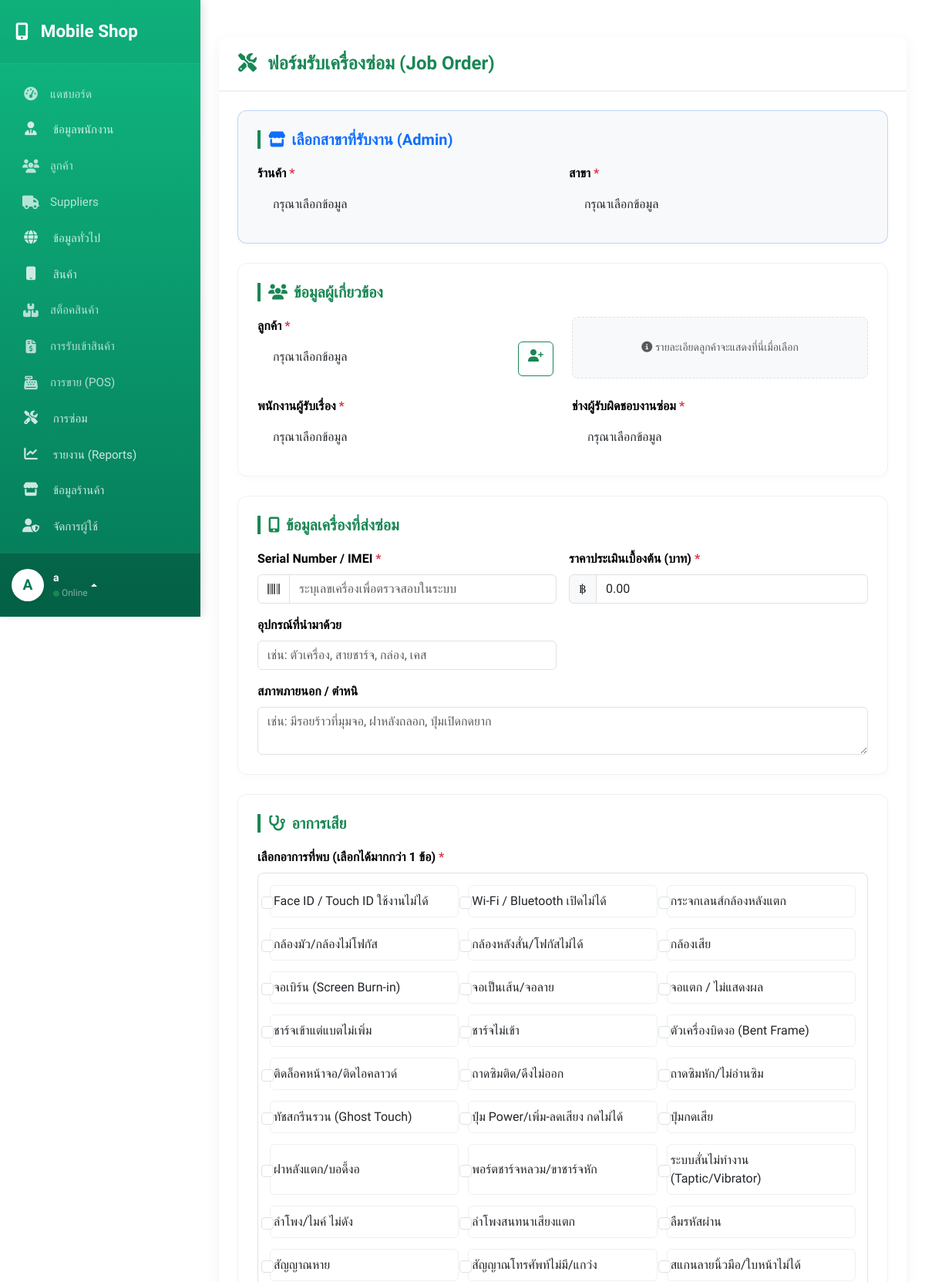
Screenshot of /repair/add_repair.php (signed in, upper part) with the database file from the repository.
### tables this page shows
CREATE TABLE `symptoms` (
  `symptom_id` int(11) NOT NULL,
  `symptom_name` varchar(100) NOT NULL,
  `symptom_desc` text DEFAULT NULL,
  `is_active` tinyint(1) NOT NULL DEFAULT 1,
  `shop_info_shop_id` int(3) NOT NULL DEFAULT 0,
  `create_at` datetime DEFAULT current_timestamp(),
  `update_at` datetime DEFAULT current_timestamp() ON UPDATE current_timestamp()
);

### config/functions.php (called while the page is built, shortened)
<?php
function hasPermission($conn, $user_id, $permission_name)
{
    $sql_user = "SELECT e.departments_dept_id, ur.roles_role_id
                 FROM employees e
                 JOIN user_roles ur ON e.users_user_id = ur.users_user_id
                 WHERE e.users_user_id = ?";
    $stmt = $conn->prepare($sql_user);
    $stmt->bind_param("i", $user_id);
    $stmt->execute();
    $res_user = $stmt->get_result();
    $user_data = $res_user->fetch_assoc();
    $dept_id = $user_data['departments_dept_id'];
    $role_id = $user_data['roles_role_id'];
    $sql_check_dept = "SELECT 1 FROM dept_permissions WHERE departments_dept_id = ? LIMIT 1";
    $stmt = $conn->prepare($sql_check_dept);
    $stmt->bind_param("i", $dept_id);
    $stmt->execute();
    $dept_has_rules = ($stmt->get_result()->num_rows > 0);
    if ($dept_has_rules) {
        $sql = "SELECT 1
                FROM dept_permissions dp
                JOIN permissions p ON dp.permissions_permission_id = p.permission_id
                WHERE dp.departments_dept_id = ?
                AND (p.permission_name = ? OR p.permission_name = 'all_access')
                LIMIT 1";
        $stmt = $conn->prepare($sql);
        $stmt->bind_param("is", $dept_id, $permission_name);
    }
    else {
        $sql = "SELECT 1
                FROM role_permissions rp
                JOIN permissions p ON rp.permissions_permission_id = p.permission_id
                WHERE rp.roles_role_id = ?
                AND (p.permission_name = ? OR p.permission_name = 'all_access')
                LIMIT 1";
        $stmt = $conn->prepare($sql);
        $stmt->bind_param("is", $role_id, $permission_name);
    }
    $stmt->execute();
    $result = $stmt->get_result();
    $has_perm = ($result->num_rows > 0);
    return $has_perm;
}
function checkPageAccess($conn, $permission_name)
{
    if (!hasPermission($conn, $_SESSION['user_id'], $permission_name)) {
        echo "<script>
            alert('คุณไม่มีสิทธิ์เข้าถึงหน้านี้ ($permission_name)');
            window.location.href = '../access_denied.php';
        </script>";
        exit;
    }
}
?>

### repair/add_repair.php (the view, shortened to what this page needs)
<?php
require '../config/config.php';
checkPageAccess($conn, 'add_repair');
$current_branch_id = $_SESSION['branch_id'] ?? 0;
$current_shop_id = $_SESSION['shop_id'] ?? 0;
$current_user_id = $_SESSION['user_id'] ?? 0;
$is_admin = false;
$chk_sql = "SELECT r.role_name FROM roles r
            JOIN user_roles ur ON r.role_id = ur.roles_role_id
            WHERE ur.users_user_id = ? AND r.role_name = 'Admin'";
if ($stmt = $conn->prepare($chk_sql)) {
    $stmt->bind_param("i", $current_user_id);
    $stmt->execute();
    if ($stmt->get_result()->num_rows > 0) $is_admin = true;
}
$symptoms_result = mysqli_query($conn, "SELECT symptom_id, symptom_name FROM symptoms ORDER BY symptom_name");
?>
<!DOCTYPE html>
<html lang="th">
<head>
    <link href="https://cdn.jsdelivr.net/npm/bootstrap@5.3.3/dist/css/bootstrap.min.css" rel="stylesheet">
    <link href="https://cdnjs.cloudflare.com/ajax/libs/font-awesome/6.5.1/css/all.min.css" rel="stylesheet">
    <link href="https://cdn.jsdelivr.net/npm/select2@4.1.0-rc.0/dist/css/select2.min.css" rel="stylesheet" />
    <link href="https://cdn.jsdelivr.net/npm/select2-bootstrap-5-theme@1.3.0/dist/select2-bootstrap-5-theme.min.css" rel="stylesheet" />
</head>
<body>
    <div class="d-flex" id="wrapper">
        <?php include '../global/sidebar.php'; ?>
        <div class="main-content w-100">
            <div class="container-fluid py-4">
                <div class="container py-4">
                    <div class="card">
                        <div class="card-header">
                            <h4 class="mb-0">
                                <i class="fas fa-tools me-2"></i> ฟอร์มรับเครื่องซ่อม (Job Order)
                            </h4>
                        </div>
                        <div class="card-body p-4">
                            <form method="POST" action="add_repair.php" id="repairForm" novalidate>
                                <?php if ($is_admin): ?>
                                    <div class="form-section bg-light border-primary border-opacity-25">
                                        <h5 class="text-primary"><i class="fas fa-store me-2"></i>เลือกสาขาที่รับงาน (Admin)</h5>
                                        <div class="row g-3">
                                            <div class="col-md-6">
                                                <label class="form-label fw-bold">ร้านค้า <span class="text-danger">*</span></label>
                                            </div>
                                            <div class="col-md-6">
                                                <label class="form-label fw-bold">สาขา <span class="text-danger">*</span></label>
                                            </div>
                                        </div>
                                    </div>
                                <?php else: ?>
                                    <input type="hidden" name="selected_shop_id" id="selected_shop_id" value="<?= $current_shop_id ?>">
                                    <input type="hidden" name="selected_branch_id" id="selected_branch_id" value="<?= $current_branch_id ?>">
                                <?php endif; ?>
                                <div class="form-section">
                                    <h5><i class="fas fa-users me-2"></i>ข้อมูลผู้เกี่ยวข้อง</h5>
                                    <div class="row g-4">
                                        <div class="col-md-6">
                                            <label for="customer_id" class="form-label fw-bold">ลูกค้า <span class="text-danger">*</span></label>
                                            <div class="d-flex gap-2">
                                                <div class="flex-grow-1">
                                                </div>
                                                <a href="../customer/add_customer.php?return_to=<?= urlencode($_SERVER['REQUEST_URI']) ?>" class="btn btn-outline-success" title="เพิ่มลูกค้าใหม่">
                                                    <i class="fas fa-user-plus"></i>
                                                </a>
                                            </div>
                                        </div>
                                        <div class="col-md-6">
                                            <div class="customer-info-box" id="customer_info_box">
                                                <p class="text-muted mb-0 small text-center"><i class="fas fa-info-circle me-1"></i>รายละเอียดลูกค้าจะแสดงที่นี่เมื่อเลือก</p>
                                            </div>
                                        </div>
                                        <div class="col-md-6">
                                            <label for="employee_id" class="form-label fw-bold">พนักงานผู้รับเรื่อง <span class="text-danger">*</span></label>
                                        </div>
                                        <div class="col-md-6">
                                            <label for="assigned_employee_id" class="form-label fw-bold">ช่างผู้รับผิดชอบงานซ่อม <span class="text-danger">*</span></label>
                                        </div>
                                    </div>
                                </div>
                                <div class="form-section">
                                    <h5><i class="fas fa-mobile-alt me-2"></i>ข้อมูลเครื่องที่ส่งซ่อม</h5>
                                    <div class="row g-3">
                                        <div class="col-md-6">
                                            <label for="serial_no" class="form-label fw-bold">Serial Number / IMEI <span class="text-danger">*</span></label>
                                            <div class="input-group">
                                                <span class="input-group-text bg-white"><i class="fas fa-barcode text-muted"></i></span>
                                                <input type="text" class="form-control" name="serial_no" id="serial_no" maxlength="50" required placeholder="ระบุเลขเครื่องเพื่อตรวจสอบในระบบ">
                                            </div>
                                        </div>
                                        <div class="col-md-6">
                                            <label for="estimated_cost" class="form-label fw-bold">ราคาประเมินเบื้องต้น (บาท) <span class="text-danger">*</span></label>
                                            <div class="input-group">
                                                <span class="input-group-text">฿</span>
                                                <input type="number" class="form-control" name="estimated_cost" id="estimated_cost" step="0.01" min="0" value="0.00" required>
                                            </div>
                                        </div>
                                        <div class="col-md-6">
                                            <label for="accessories_list" class="form-label fw-bold">อุปกรณ์ที่นำมาด้วย</label>
                                            <input type="text" class="form-control" name="accessories_list" id="accessories_list" maxlength="255" placeholder="เช่น: ตัวเครื่อง, สายชาร์จ, กล่อง, เคส">
                                        </div>
                                        <div class="col-md-12">
                                            <label for="device_description" class="form-label fw-bold">สภาพภายนอก / ตำหนิ</label>
                                            <textarea class="form-control" name="device_description" id="device_description" rows="2" maxlength="255" placeholder="เช่น: มีรอยร้าวที่มุมจอ, ฝาหลังถลอก, ปุ่มเปิดกดยาก"></textarea>
                                        </div>
                                    </div>
                                </div>
                                <div class="form-section">
                                    <h5><i class="fas fa-stethoscope me-2"></i>อาการเสีย</h5>
                                    <label class="form-label mb-2 fw-bold">เลือกอาการที่พบ (เลือกได้มากกว่า 1 ข้อ) <span class="text-danger">*</span></label>
                                    <div class="symptom-grid">
                                        <?php
                                        mysqli_data_seek($symptoms_result, 0);
                                        if (mysqli_num_rows($symptoms_result) > 0):
                                            while ($symp = mysqli_fetch_assoc($symptoms_result)):
                                        ?>
                                                <div class="form-check symptom-item">
                                                    <input class="form-check-input symptom-checkbox" type="checkbox" name="symptoms[]" value="<?= $symp['symptom_id'] ?>" id="symptom_<?= $symp['symptom_id'] ?>">
                                                    <label class="form-check-label w-100 stretched-link" for="symptom_<?= $symp['symptom_id'] ?>">
                                                        <?= htmlspecialchars($symp['symptom_name']) ?>
                                                    </label>
                                                </div>
                                            <?php
                                            endwhile;
                                        else:
                                            ?>
                                            <div class="text-danger p-3 text-center w-100">
                                                <i class="fas fa-exclamation-circle me-2"></i> ไม่พบข้อมูลอาการเสียในระบบ (กรุณาเพิ่มข้อมูลที่เมนูจัดการอาการเสีย)
                                            </div>
                                        <?php endif; ?>
                                    </div>
                                </div>
                            </form>
                        </div>
                    </div>
                </div>
            </div>
        </div>
    </div>
</body>
</html>

### global/sidebar.php (style rules this page uses)
:root { --sidebar-width: 260px; --sidebar-bg-gradient: linear-gradient(180deg, #10b981 0%, #047857 100%); --sidebar-text: #ffffff; --sidebar-text-muted: rgba(255, 255, 255, 0.7); --sidebar-hover-bg: rgba(255, 255, 255, 0.15); --sidebar-active-bg: #ffffff; --sidebar-active-text: #047857; }
#wrapper { display: flex; width: 100%; overflow-x: hidden; }
.main-content { width: 100%; margin-left: var(--sidebar-width); transition: margin 0.25s ease-out; }

### rows the page displays
symptoms: symptom_name "Face ID / Touch ID ใช้งานไม่ได้"
symptoms: symptom_name "Wi-Fi / Bluetooth เปิดไม่ได้"
symptoms: symptom_name "กระจกเลนส์กล้องหลังแตก"
symptoms: symptom_name "กล้องมัว/กล้องไม่โฟกัส"
symptoms: symptom_name "กล้องหลังสั่น/โฟกัสไม่ได้"
symptoms: symptom_name "กล้องเสีย"
symptoms: symptom_name "จอเบิร์น (Screen Burn-in)"
symptoms: symptom_name "จอเป็นเส้น/จอลาย"
symptoms: symptom_name "จอแตก / ไม่แสดงผล"
symptoms: symptom_name "ชาร์จเข้าแต่แบตไม่เพิ่ม"
symptoms: symptom_name "ชาร์จไม่เข้า"
symptoms: symptom_name "ตัวเครื่องบิดงอ (Bent Frame)"
symptoms: symptom_name "ติดล็อคหน้าจอ/ติดไอคลาวด์"
symptoms: symptom_name "ถาดซิมติด/ดึงไม่ออก"
symptoms: symptom_name "ถาดซิมหัก/ไม่อ่านซิม"
symptoms: symptom_name "ทัชสกรีนรวน (Ghost Touch)"
symptoms: symptom_name "ปุ่ม Power/เพิ่ม-ลดเสียง กดไม่ได้"
symptoms: symptom_name "ปุ่มกดเสีย"
symptoms: symptom_name "ฝาหลังแตก/บอดี้งอ"
symptoms: symptom_name "พอร์ตชาร์จหลวม/ขาชาร์จหัก"
symptoms: symptom_name "ระบบสั่นไม่ทำงาน (Taptic/Vibrator)"
symptoms: symptom_name "ลำโพง/ไมค์ ไม่ดัง"
symptoms: symptom_name "ลำโพงสนทนาเสียงแตก"
symptoms: symptom_name "ลืมรหัสผ่าน"
symptoms: symptom_name "สัญญาณหาย"
symptoms: symptom_name "สัญญาณโทรศัพท์ไม่มี/แกว่ง"
symptoms: symptom_name "สแกนลายนิ้วมือ/ใบหน้าไม่ได้"

### other values shown
$user_avatar_char "A"
$sidebar_username "a"
